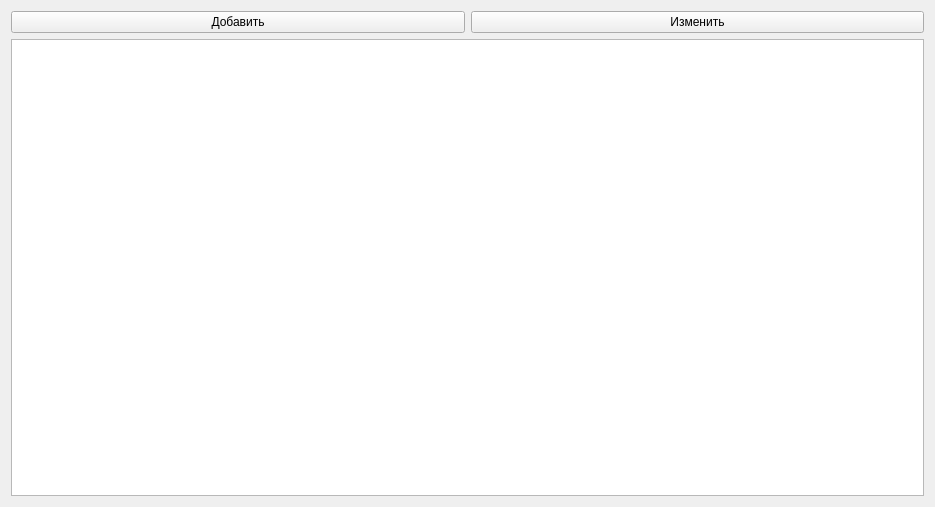
<?xml version="1.0" encoding="UTF-8"?>
<ui version="4.0">
 <class>Form</class>
 <widget class="QWidget" name="Form">
  <property name="geometry">
   <rect>
    <x>0</x>
    <y>0</y>
    <width>935</width>
    <height>507</height>
   </rect>
  </property>
  <property name="windowTitle">
   <string>Form</string>
  </property>
  <layout class="QVBoxLayout" name="verticalLayout">
   <item>
    <layout class="QHBoxLayout" name="horizontalLayout">
     <item>
      <widget class="QPushButton" name="addButton">
       <property name="text">
        <string>Добавить</string>
       </property>
      </widget>
     </item>
     <item>
      <widget class="QPushButton" name="updateBtn">
       <property name="text">
        <string>Изменить</string>
       </property>
      </widget>
     </item>
    </layout>
   </item>
   <item>
    <widget class="QTableWidget" name="outputCoffee"/>
   </item>
  </layout>
 </widget>
 <resources/>
 <connections/>
</ui>
